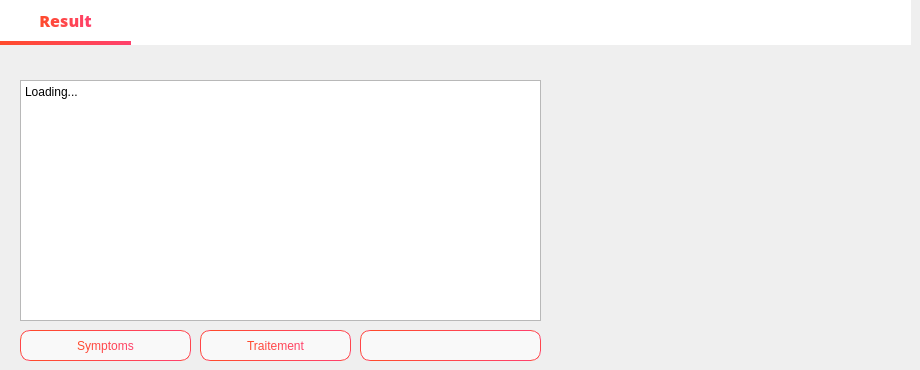
      <widget class="QWidget" name="page_6">
       <widget class="QWidget" name="widget_14" native="true">
        <property name="geometry">
         <rect>
          <x>0</x>
          <y>0</y>
          <width>911</width>
          <height>45</height>
         </rect>
        </property>
        <property name="styleSheet">
         <string notr="true">QWidget{
background-color: rgb(255, 255, 255);
}
QPushButton {
    border: none;
    padding: 5px 10px;
    font-size: 16px;
    font-weight: normal;
    color: black;
}

QPushButton:checked {
    border-bottom: 4px solid qlineargradient(x1:0, y1:0, x2:1, y2:0, stop:0 #FF4B2B, stop:1 #FF416C);
    border-right: none;
    border-top: none;
    color: qlineargradient(x1:0, y1:0, x2:1, y2:0, stop:0 #FF4B2B, stop:1 #FF416C);
    font-weight: 700;
}

QPushButton:hover {
    background-color: qlineargradient(x1:0, y1:0, x2:1, y2:0, stop:0 #f2f2f2, stop:1 #e6e6e6);
}</string>
        </property>
        <widget class="QPushButton" name="pushButton_45">
         <property name="enabled">
          <bool>false</bool>
         </property>
         <property name="geometry">
          <rect>
           <x>0</x>
           <y>0</y>
           <width>131</width>
           <height>45</height>
          </rect>
         </property>
         <property name="font">
          <font>
           <family>Open Sans</family>
           <pointsize>-1</pointsize>
           <weight>50</weight>
           <bold>false</bold>
          </font>
         </property>
         <property name="cursor">
          <cursorShape>ArrowCursor</cursorShape>
         </property>
         <property name="styleSheet">
          <string notr="true"/>
         </property>
         <property name="text">
          <string>Result</string>
         </property>
         <property name="checkable">
          <bool>true</bool>
         </property>
         <property name="checked">
          <bool>true</bool>
         </property>
        </widget>
       </widget>
       <widget class="QTextEdit" name="affichage">
        <property name="geometry">
         <rect>
          <x>20</x>
          <y>80</y>
          <width>521</width>
          <height>241</height>
         </rect>
        </property>
        <property name="styleSheet">
         <string notr="true"/>
        </property>
        <property name="html">
         <string>&lt;!DOCTYPE HTML PUBLIC &quot;-//W3C//DTD HTML 4.0//EN&quot; &quot;http://www.w3.org/TR/REC-html40/strict.dtd&quot;&gt;
&lt;html&gt;&lt;head&gt;&lt;meta name=&quot;qrichtext&quot; content=&quot;1&quot; /&gt;&lt;style type=&quot;text/css&quot;&gt;
p, li { white-space: pre-wrap; }
&lt;/style&gt;&lt;/head&gt;&lt;body style=&quot; font-family:'MS Shell Dlg 2'; font-size:12px; font-weight:400; font-style:normal;&quot;&gt;
&lt;p style=&quot; margin-top:0px; margin-bottom:0px; margin-left:0px; margin-right:0px; -qt-block-indent:0; text-indent:0px;&quot;&gt;&lt;span style=&quot; font-family:'MS Shell Dlg 2'; font-size:12px;&quot;&gt;Loading...&lt;/span&gt;&lt;/p&gt;&lt;/body&gt;&lt;/html&gt;</string>
        </property>
       </widget>
       <widget class="QPushButton" name="pushButton_14">
        <property name="geometry">
         <rect>
          <x>200</x>
          <y>330</y>
          <width>151</width>
          <height>31</height>
         </rect>
        </property>
        <property name="styleSheet">
         <string notr="true">QPushButton {
    border: 1px solid qlineargradient(x1:0, y1:0, x2:1, y2:0, stop:0 #FF4B2B, stop:1 #FF416C);
    border-radius: 10px;
    padding: 5px 15px;
    background: #f9f9f9;
    color: qlineargradient(x1:0, y1:0, x2:1, y2:0, stop:0 #FF4B2B, stop:1 #FF416C);
    font-size: 12px;
}

QPushButton:hover {
    background-color: qlineargradient(x1:0, y1:0, x2:1, y2:0, stop:0 #FF416C, stop:1 #FF4B2B);
	color: white;
}

QPushButton:pressed {
    background-color: qlineargradient(x1:0, y1:0, x2:1, y2:0, stop:0 #FF4B2B, stop:1 #FF416C);
    border: 2px solid #FF416C;
    padding: 4px 14px 6px 16px;
}</string>
        </property>
        <property name="text">
         <string>Traitement</string>
        </property>
        <property name="icon">
         <iconset resource="assets.qrc">
          <normaloff>:/assets/icons/cil-medical-cross_black.png</normaloff>:/assets/icons/cil-medical-cross_black.png</iconset>
        </property>
       </widget>
       <widget class="QPushButton" name="pushButton_16">
        <property name="geometry">
         <rect>
          <x>20</x>
          <y>330</y>
          <width>171</width>
          <height>31</height>
         </rect>
        </property>
        <property name="styleSheet">
         <string notr="true">QPushButton {
    border: 1px solid qlineargradient(x1:0, y1:0, x2:1, y2:0, stop:0 #FF4B2B, stop:1 #FF416C);
    border-radius: 10px;
    padding: 5px 15px;
    background: #f9f9f9;
    color: qlineargradient(x1:0, y1:0, x2:1, y2:0, stop:0 #FF4B2B, stop:1 #FF416C);
    font-size: 12px;
}

QPushButton:hover {
    background-color: qlineargradient(x1:0, y1:0, x2:1, y2:0, stop:0 #FF416C, stop:1 #FF4B2B);
	color: white;
}

QPushButton:pressed {
    background-color: qlineargradient(x1:0, y1:0, x2:1, y2:0, stop:0 #FF4B2B, stop:1 #FF416C);
    border: 2px solid #FF416C;
    padding: 4px 14px 6px 16px;
}</string>
        </property>
        <property name="text">
         <string>Symptoms</string>
        </property>
        <property name="icon">
         <iconset resource="assets.qrc">
          <normaloff>:/assets/icons/cil-home_black.png</normaloff>:/assets/icons/cil-home_black.png</iconset>
        </property>
       </widget>
       <widget class="QWidget" name="widget_7" native="true">
        <property name="geometry">
         <rect>
          <x>560</x>
          <y>80</y>
          <width>331</width>
          <height>281</height>
         </rect>
        </property>
        <property name="styleSheet">
         <string notr="true">border-image: url(:/assets/images/diagnostic.jpg);</string>
        </property>
       </widget>
       <widget class="QLabel" name="label_109">
        <property name="geometry">
         <rect>
          <x>20</x>
          <y>80</y>
          <width>521</width>
          <height>241</height>
         </rect>
        </property>
        <property name="autoFillBackground">
         <bool>false</bool>
        </property>
        <property name="styleSheet">
         <string notr="true">background-color:transparent;</string>
        </property>
        <property name="text">
         <string/>
        </property>
        <property name="scaledContents">
         <bool>true</bool>
        </property>
       </widget>
       <widget class="QPushButton" name="pushButton_21">
        <property name="geometry">
         <rect>
          <x>360</x>
          <y>330</y>
          <width>181</width>
          <height>31</height>
         </rect>
        </property>
        <property name="styleSheet">
         <string notr="true">QPushButton {
    border: 1px solid qlineargradient(x1:0, y1:0, x2:1, y2:0, stop:0 #FF4B2B, stop:1 #FF416C);
    border-radius: 10px;
    padding: 5px 15px;
    background: #f9f9f9;
    color: qlineargradient(x1:0, y1:0, x2:1, y2:0, stop:0 #FF4B2B, stop:1 #FF416C);
    font-size: 12px;
}

QPushButton:hover {
    background-color: qlineargradient(x1:0, y1:0, x2:1, y2:0, stop:0 #FF416C, stop:1 #FF4B2B);
	color: white;
}

QPushButton:pressed {
    background-color: qlineargradient(x1:0, y1:0, x2:1, y2:0, stop:0 #FF4B2B, stop:1 #FF416C);
    border: 2px solid #FF416C;
    padding: 4px 14px 6px 16px;
}</string>
        </property>
        <property name="text">
         <string/>
        </property>
        <property name="icon">
         <iconset resource="assets.qrc">
          <normaloff>:/assets/icons/cil-reload_black.png</normaloff>:/assets/icons/cil-reload_black.png</iconset>
        </property>
       </widget>
      </widget>
